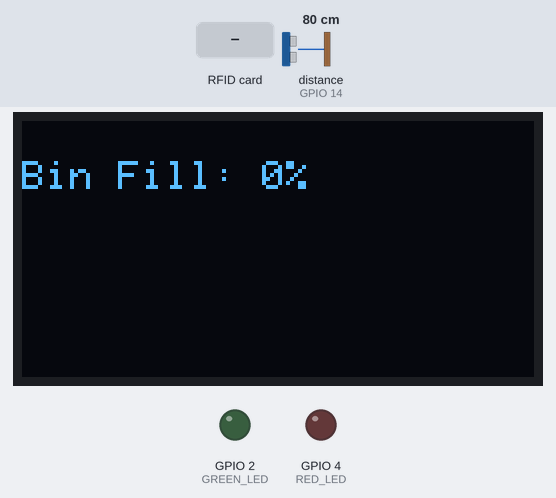
This sketch was run on a simulated ESP32. Shown: 128×64 one-colour display, output pins drawn as LEDs (lit = HIGH). Wiring (inferred from the names in the program): ultrasonic range finder: trigger GPIO 12; echo GPIO 14. The inputs (shaded band) are chosen by the test bench; at power-on: distance to the obstacle (sensor on GPIO 14) 80 cm. The echo pulse lasts 58.3 µs per cm; random numbers use the default seed unless the sketch sets one; pins used as bus, display or sensor lines are not drawn; what the sketch prints to the serial monitor is not drawn.

Above: at 4.8 s.
4.9 s: distance to the obstacle (sensor on GPIO 14) set to 8 cm
At 6.2 s:
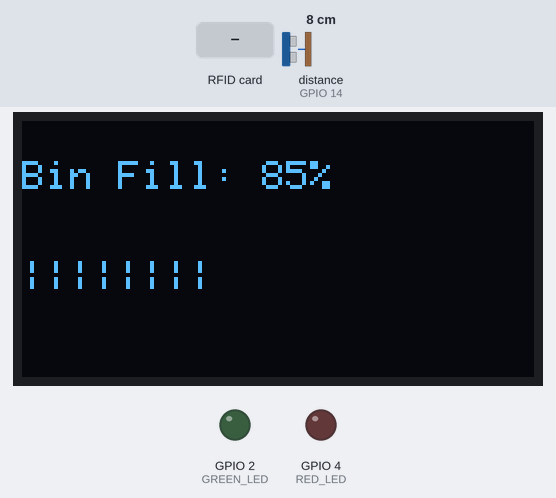
7.2 s: distance to the obstacle (sensor on GPIO 14) set to 5 cm
At 8.2 s:
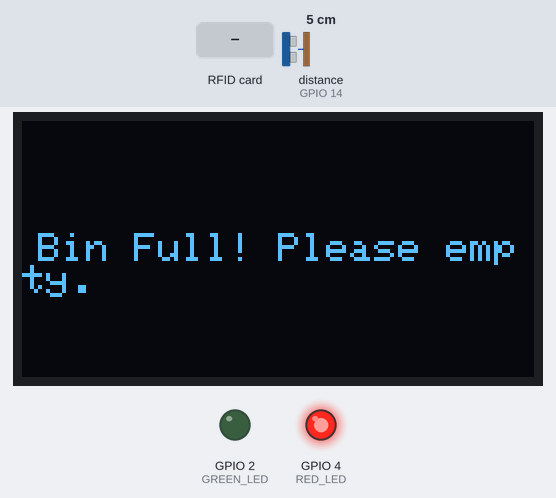
9.3 s: distance to the obstacle (sensor on GPIO 14) set to 9 cm
At 9.88 s:
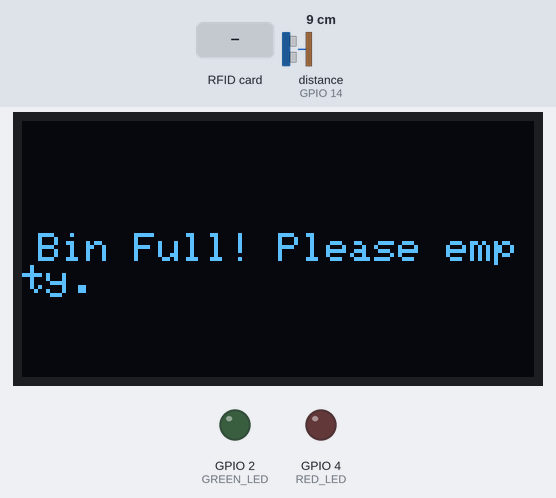
11.4 s: RFID card 5E 7A 19 C4 held to the reader
At 12.5 s:
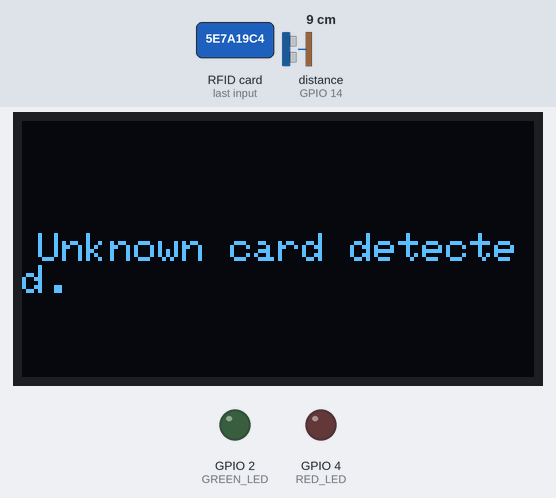
15.0 s: distance to the obstacle (sensor on GPIO 14) set to 18 cm
At 16.1 s:
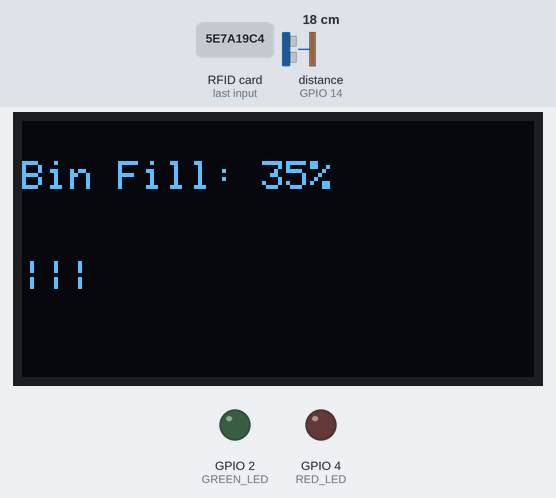
17.1 s: distance to the obstacle (sensor on GPIO 14) set to 35 cm
At 19.1 s:
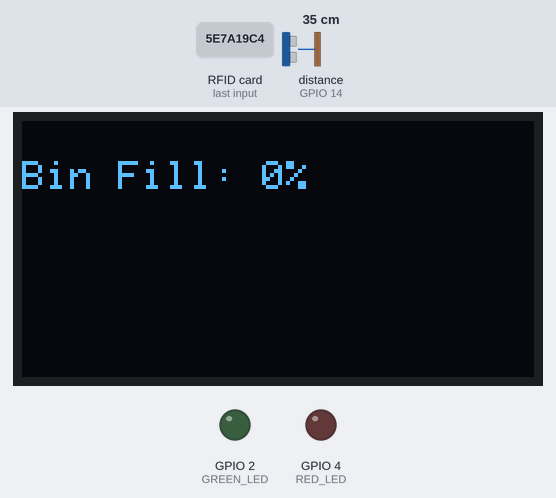
Timing chart, 0 to 20.2 s (numbered marks = the images above; inputs shaded):
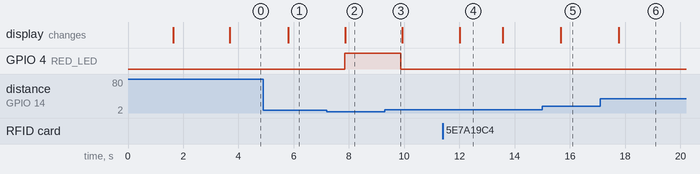

The sketch:

dum.ino
```cpp
/*
  SMART INCENTIVIZED DUSTBIN - OLED VERSION (ESP32)
  Author: Viraj Patil (Team Project)
  Features:
  - RFID-based student recognition
  - OLED UI with animations
  - Ultrasonic level sensing
  - Reward system (+1 to +20 credits)
  - Eco quote display
  - Dynamic bin fill % and LED indicators
*/

#include <Wire.h>
#include <Adafruit_GFX.h>
#include <Adafruit_SSD1306.h>
#include <SPI.h>
#include <MFRC522.h>

// OLED CONFIG ===============================
#define SCREEN_WIDTH 128
#define SCREEN_HEIGHT 64
#define OLED_RESET -1
#define SCREEN_ADDRESS 0x3C  // Change to 0x3D if your OLED uses that address
Adafruit_SSD1306 display(SCREEN_WIDTH, SCREEN_HEIGHT, &Wire, OLED_RESET);

// RFID CONFIG ===============================
#define SS_PIN 5
#define RST_PIN 17
MFRC522 rfid(SS_PIN, RST_PIN);

// ULTRASONIC CONFIG =========================
#define TRIG_PIN 12
#define ECHO_PIN 14

// LED CONFIG ================================
#define GREEN_LED 2
#define RED_LED 4

// STUDENT DATABASE ==========================
struct Student {
  String name;
  uint32_t uidDec;
  int credits;
};

Student students[] = {
  {"Viraj", 332408889, 0},
  {"Gargi", 2744089070, 0},
  {"Tanvi", 1389083307, 0}
};

int numStudents = sizeof(students) / sizeof(students[0]);

// ECO QUOTES ================================
String quotes[] = {
  "Clean campus, cool campus!",
  "Be the change you wish to see.",
  "Every throw counts.",
  "Keep it green, keep it clean.",
  "Smart minds, smart planet."
};

// FUNCTION DECLARATIONS =====================
float getDistance();
void showText(String text, int delayMs = 1500);
void showBinStatus(float fillPercent);
void scrollText(String text, int speedDelay);
void loadingDots(String baseMsg);
void rewardAnimation(int points);
void showQuote();

// ===========================================
// SETUP
// ===========================================
void setup() {
  Serial.begin(115200);

  pinMode(TRIG_PIN, OUTPUT);
  pinMode(ECHO_PIN, INPUT);
  pinMode(GREEN_LED, OUTPUT);
  pinMode(RED_LED, OUTPUT);

  SPI.begin();
  rfid.PCD_Init();

  if (!display.begin(SSD1306_SWITCHCAPVCC, SCREEN_ADDRESS)) {
    Serial.println(F("OLED init failed!"));
    for (;;);
  }

  display.clearDisplay();
  showText("SMART DUSTBIN", 1500);
  scrollText("Initializing system...", 40);
  showText("Tap RFID card to start", 2000);
}

// ===========================================
// MAIN LOOP
// ===========================================
void loop() {
  float distance = getDistance();
  float fillPercent = constrain(map(distance, 5, 25, 100, 0), 0, 100);

  if (fillPercent > 90) {
    digitalWrite(RED_LED, HIGH);
    showText("Bin Full! Please empty.", 2000);
    return;
  } else digitalWrite(RED_LED, LOW);

  // RFID check
  if (!rfid.PICC_IsNewCardPresent() || !rfid.PICC_ReadCardSerial()) {
    showBinStatus(fillPercent);
    delay(1000);
    return;
  }

  // Get UID
  uint32_t uidDec = 0;
  for (byte i = 0; i < rfid.uid.size; i++)
    uidDec = uidDec * 256 + rfid.uid.uidByte[i];

  Serial.print("UID detected: "); Serial.println(uidDec);

  bool found = false;
  for (int i = 0; i < numStudents; i++) {
    if (students[i].uidDec == uidDec) {
      found = true;
      digitalWrite(GREEN_LED, HIGH);
      showText("Hello, " + students[i].name + "!");
      showText("Credits: " + String(students[i].credits), 1500);
      scrollText("Please insert trash...", 30);

      float before = getDistance();
      delay(3000);
      float after = getDistance();

      if (before - after > 3) {
        int points = random(1, 21);
        students[i].credits += points;
        rewardAnimation(points);
        loadingDots("Updating leaderboard");
        showText("Points updated!", 1500);
        showQuote();
      } else {
        showText("No trash detected.", 1500);
      }

      digitalWrite(GREEN_LED, LOW);
      break;
    }
  }

  if (!found) {
    showText("Unknown card detected.", 1500);
  }

  rfid.PICC_HaltA();
  rfid.PCD_StopCrypto1();
}

// ===========================================
// FUNCTION DEFINITIONS
// ===========================================

float getDistance() {
  digitalWrite(TRIG_PIN, LOW);
  delayMicroseconds(2);
  digitalWrite(TRIG_PIN, HIGH);
  delayMicroseconds(10);
  digitalWrite(TRIG_PIN, LOW);
  long duration = pulseIn(ECHO_PIN, HIGH, 25000);
  float distance = (duration * 0.0343) / 2;
  return distance;
}

void showText(String text, int delayMs) {
  display.clearDisplay();
  display.setTextSize(1);
  display.setTextColor(SSD1306_WHITE);
  display.setCursor(4, 28);
  display.println(text);
  display.display();
  delay(delayMs);
}

void scrollText(String text, int speedDelay) {
  display.clearDisplay();
  display.setTextSize(1);
  display.setTextColor(SSD1306_WHITE);
  for (int x = 128; x > -text.length() * 6; x--) {
    display.clearDisplay();
    display.setCursor(x, 28);
    display.println(text);
    display.display();
    delay(speedDelay);
  }
}

void loadingDots(String baseMsg) {
  for (int cycle = 0; cycle < 2; cycle++) {
    for (int i = 0; i < 4; i++) {
      display.clearDisplay();
      display.setTextSize(1);
      display.setTextColor(SSD1306_WHITE);
      display.setCursor(10, 30);
      String dots = "";
      for (int j = 0; j < i; j++) dots += ".";
      display.println(baseMsg + dots);
      display.display();
      delay(300);
    }
  }
}

void rewardAnimation(int points) {
  for (int i = 0; i < 2; i++) {
    display.clearDisplay();
    display.setTextSize(2);
    display.setTextColor(SSD1306_WHITE);
    display.setCursor(25, 20);
    display.print("+");
    display.println(points);
    display.display();
    delay(500);
  }
}

void showBinStatus(float fillPercent) {
  display.clearDisplay();
  display.setTextSize(1);
  display.setTextColor(SSD1306_WHITE);
  display.setCursor(0, 10);
  display.print("Bin Fill: ");
  display.print((int)fillPercent);
  display.println("%");
  int bars = fillPercent / 10;
  display.setCursor(0, 35);
  for (int i = 0; i < bars; i++) display.print("|");
  display.display();
}

void showQuote() {
  int q = random(0, 5);
  display.clearDisplay();
  display.setTextSize(1);
  display.setTextColor(SSD1306_WHITE);
  display.setCursor(4, 28);
  display.println(quotes[q]);
  display.display();
  delay(2000);
}
```

Measured:
- the behaviour switches between 7 and 6 cm on distance to the obstacle (sensor on GPIO 14) (found by bisection; images 1 and 2)
- after the input at 4.9 s, the display: changes after 0.89 s (image 1)
- after the input at 7.2 s, GPIO 4 (RED_LED): LOW → HIGH after 0.65 s; the display: changes after 0.67 s (image 2)
- after the input at 9.3 s, GPIO 4 (RED_LED): HIGH → LOW after 0.57 s
- after the input at 11.4 s, the display: changes after 0.61 s (image 4)
- after the input at 15.0 s, the display: changes after 0.66 s (image 5)
- after the input at 17.1 s, the display: changes after 0.67 s (image 6)
